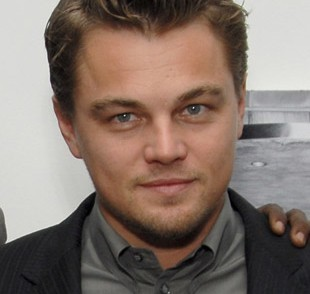
#> input picture Python/tensorflow_keras/CNN/introduction/test.jpg, 310 x 294 px
$ jupyter execute readme.ipynb
#> lines starting #> are read from the running program, lines starting #| are printed output that depends on the picture
## Vision par ordinateur et Filtres d'Image

La vision par ordinateur utilise des programmes informatiques pour traiter des données d'image, incluant les filtres et noyaux d'image.

**Bases des filtres d'image**

Les filtres, ou noyaux, sont de petites matrices appliquées à une image entière, modifiant les pixels par des opérations mathématiques.

**Application des filtres**

En appliquant un filtre, on le fait glisser sur l'image, multipliant les valeurs des pixels par les poids du filtre, créant ainsi une nouvelle image transformée.

**Fonctionnement des convolutions**

La convolution, processus d'application des filtres, est utilisée par les réseaux de neurones convolutifs (CNN) pour ajuster automatiquement les poids des filtres lors de la classification d'images.

Voir en live les filtres: [https://setosa.io/ev/image-kernels/](https://setosa.io/ev/image-kernels/)

[cell 1]
import cv2
import numpy as np
import matplotlib.pyplot as plt

[cell 2]
# Charger une image
image = cv2.imread('test.jpg')
#> image is the input picture: shape (294, 310, 3); mean B, G, R 107.2, 116.2, 132.6
image = cv2.resize(image, (128, 128))
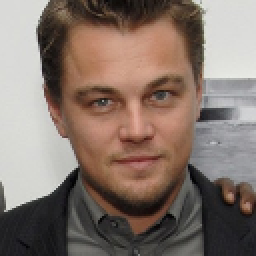
#> image: shape (128, 128, 3) (shown 2 times larger); mean B, G, R 107.1, 116.1, 132.5

# Définir le noyau de convolution pour le flou gaussien (kernel 3x3)
kernel_blur = np.array([
    [0.0625, 0.125, 0.0625],
    [0.125, 0.25, 0.125],
    [0.0625, 0.125, 0.0625]
], dtype=np.float32)

print(kernel_blur)

# Appliquer le filtre de convolution
image_blurred = cv2.filter2D(image, -1, kernel_blur)

# Afficher l'image originale et l'image avec le filtre de flou
plt.subplot(121), plt.imshow(cv2.cvtColor(image, cv2.COLOR_BGR2RGB)), plt.title('Image originale')
plt.subplot(122), plt.imshow(cv2.cvtColor(image_blurred, cv2.COLOR_BGR2RGB)), plt.title('Image avec filtre de flou gaussien 3x3')
plt.show()
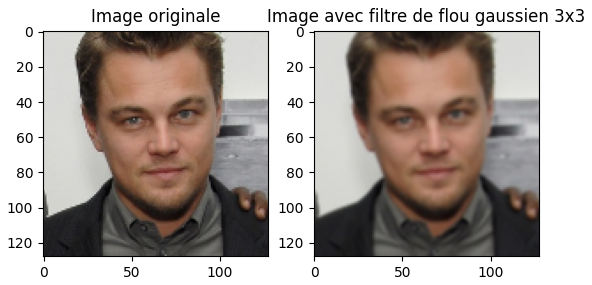
#> figure drawn by matplotlib, 2 panels

[cell 3]
# Prenez le premier bloc 3x3 de pixels de l'image
first_block = image[0:3, 0:3]

# Appliquez le noyau de convolution au bloc pour chaque canal de couleur
output_pixel = np.empty(3)
for i in range(3):
    output_pixel[i] = np.sum(first_block[:, :, i] * kernel_blur)
#> after the loop, output_pixel = [215, 217, 217]

print("R après filtre:", output_pixel[0])
#| R après filtre: 215.0
print("G après filtre:", output_pixel[1])
#| G après filtre: 217.0
print("B après filtre:", output_pixel[2])
#| B après filtre: 217.0

[cell 4]
# Définir le noyau de convolution pour le flou gaussien (kernel 3x3)
kernel_sobel = np.array([
    [-1, -2, -1],
    [0, 0, 0],
    [1, 2, 1]
], dtype=np.float32)

print(kernel_sobel)

# Appliquer le filtre de convolution
image_sobel = cv2.filter2D(image, -1, kernel_sobel)
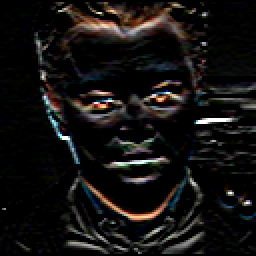
#> image_sobel: shape (128, 128, 3) (shown 2 times larger); mean B, G, R 17.4, 18.4, 20.1

# Afficher l'image originale et l'image avec le filtre de flou
plt.subplot(121), plt.imshow(cv2.cvtColor(image, cv2.COLOR_BGR2RGB)), plt.title('Image originale')
plt.subplot(122), plt.imshow(cv2.cvtColor(image_sobel, cv2.COLOR_BGR2RGB)), plt.title('Image avec le filtre Sobel (contours) 3x3')
plt.show()
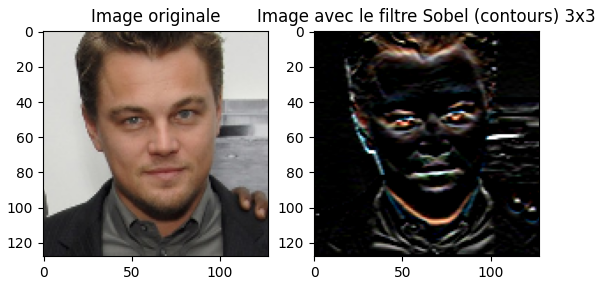
#> figure drawn by matplotlib, 2 panels
